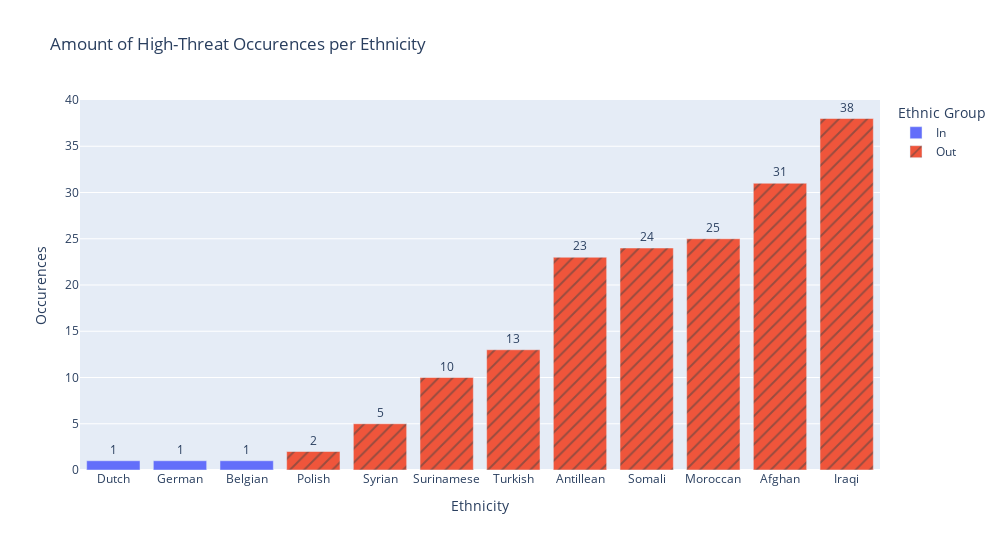

Here is the notebook cell this chart was saved with:
### Code cell
import plotly.express as px
etnicity_mapping = {
    'nederlander' : 'Dutch',
    'duitser' : 'German',
    'belg' : 'Belgian',
    'pool' : 'Polish',
    'syrier' : 'Syrian',
    'surinamer' : 'Surinamese',
    'turk' : 'Turkish',
    'antilliaan' : 'Antillean',
    'somalier' : 'Somali',
    'marokkaan' : 'Moroccan',
    'afghaan' : 'Afghan',
    'irakees' : 'Iraqi'
}

ht_count_df = pd.DataFrame(columns=['Ethnicity', 'Occurences', 'Ethnic Group'])
for i, (key, value) in enumerate(w2v_high_threat.items()):
    if key in in_group:
        ht_count_df.loc[i] = [etnicity_mapping[key], len(value), 'In']
    else:
        ht_count_df.loc[i] = [etnicity_mapping[key], len(value), 'Out']

ht_count_df.sort_values(by='Occurences', ascending=True, inplace=True)
fig = px.bar(ht_count_df, x='Ethnicity', y='Occurences', color='Ethnic Group', pattern_shape='Ethnic Group', title='Amount of High-Threat Occurences per Ethnicity', width=1000, height=550, text_auto=True)
fig.update_traces(texttemplate='%{y}',textposition= 'outside')
fig.show()

### Figure 1 — Plotly figure (JSON) as saved in the notebook; plotly's stock layout.template omitted (floating-point values rounded to 4 significant figures)
{"data": [{"alignmentgroup": "True", "hovertemplate": "Ethnic Group=In<br>Ethnicity=%{x}<br>Occurences=%{y}<extra></extra>", "legendgroup": "In", "marker": {"color": "#636efa", "pattern": {"shape": ""}}, "name": "In", "offsetgroup": "In", "orientation": "v", "showlegend": true, "textposition": "outside", "texttemplate": "%{y}", "type": "bar", "x": ["Dutch", "German", "Belgian"], "xaxis": "x", "y": [1, 1, 1], "yaxis": "y"}, {"alignmentgroup": "True", "hovertemplate": "Ethnic Group=Out<br>Ethnicity=%{x}<br>Occurences=%{y}<extra></extra>", "legendgroup": "Out", "marker": {"color": "#EF553B", "pattern": {"shape": "/"}}, "name": "Out", "offsetgroup": "Out", "orientation": "v", "showlegend": true, "textposition": "outside", "texttemplate": "%{y}", "type": "bar", "x": ["Polish", "Syrian", "Surinamese", "Turkish", "Antillean", "Somali", "Moroccan", "Afghan", "Iraqi"], "xaxis": "x", "y": [2, 5, 10, 13, 23, 24, 25, 31, 38], "yaxis": "y"}], "layout": {"barmode": "relative", "height": 550, "legend": {"title": {"text": "Ethnic Group"}, "tracegroupgap": 0}, "title": {"text": "Amount of High-Threat Occurences per Ethnicity"}, "width": 1000, "xaxis": {"anchor": "y", "domain": [0, 1], "title": {"text": "Ethnicity"}}, "yaxis": {"anchor": "x", "domain": [0, 1], "title": {"text": "Occurences"}}}}
